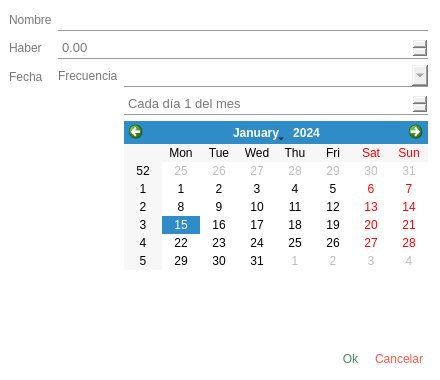
<?xml version="1.0" encoding="UTF-8"?>
<ui version="4.0">
 <class>Dialog</class>
 <widget class="QDialog" name="Dialog">
  <property name="windowModality">
   <enum>Qt::WindowModal</enum>
  </property>
  <property name="geometry">
   <rect>
    <x>0</x>
    <y>0</y>
    <width>440</width>
    <height>380</height>
   </rect>
  </property>
  <property name="minimumSize">
   <size>
    <width>440</width>
    <height>380</height>
   </size>
  </property>
  <property name="maximumSize">
   <size>
    <width>440</width>
    <height>380</height>
   </size>
  </property>
  <property name="windowTitle">
   <string>Gastos</string>
  </property>
  <property name="styleSheet">
   <string notr="true">QMainWindow, QDialog{
                background-color: rgb(255, 255, 255);
                }

                /**** QPushButton (enabled) ****/
                QPushButton
                {
                background-color: rgb(85, 170, 255);
                font: 10pt;
                color: rgb(255, 255, 255);
                padding: 4px 8px;
                border: 2px solid rgb(85, 170, 255);
                border-radius: 8px;
                padding: 5px;
                }

                QPushButton:hover
                {
                background-color: rgb(0, 121, 182);
                border: 2px solid rgb(66, 133, 199);
                }

                QPushButton:pressed
                {
                border:3px solid rgb(66, 133, 199);
                padding: -1px 1px 1px 1px;
                }

                /******* QLabel ***********/
                QLabel{
                color: rgb(120, 120, 120)
                }
                labelHab1:hover{
                color: rgb(120, 0, 0)
                }

                /*******QLineEdit************/
                QTextEdit {
                font: 10pt;
                color: rgb(120, 120, 120);
                border: 1px solid rgb(156, 156, 156);
                border-radius: 0px;
                padding: 2px;
                }
                QLineEdit, QDateEdit, QDoubleSpinBox, QSpinBox{
                font: 10pt;
                color: rgb(120, 120, 120);
                border: 1px solid rgb(156, 156, 156);
                border-radius: 0px;
                padding: 2px;
                border-top: 1px white;
                border-left: 1px white;
                border-right: 1px white;
                }
                /********QComboBox*******/
                QComboBox{
                font: 10pt;
                color: rgb(120, 120, 120);
                border: 1px solid rgb(156, 156, 156);
                padding: 2px;
                selection-background-color: white;
                selection-color: rgb(120, 120, 120);
                border-top: 1px white;
                border-left: 1px white;
                border-right: 1px white;
                }
                QComboBox QAbstractItemView
                {
                background-color: white;
                color:rgb(120, 120, 120);
                padding: 4px;
                border: 1px solid rgb(156, 156, 156);
                border-top: 1px white;
                border-left: 1px white;
                border-right: 1px white;
                }

                QLineEdit:hover, QDateEdit:hover, QDoubleSpinBox:hover, QComboBox:hover
                {
                color: rgb(85, 170, 255);
                border: 1px solid rgb(85, 170, 255);
                border-top: 1px white;
                border-left: 1px white;
                border-right: 1px white;
                }

                QLineEdit:focus, QDateEdit:focus, QDoubleSpinBox:focus, QComboBox:focus
                {
                border-color: rgb(90,200,255);
                border-top: 1px white;
                border-left: 1px white;
                border-right: 1px white;
                }

                QToolTip
                {
                background-color:rgb(85, 170, 255);
                color: white;
                border: 1px solid rgb(85, 170, 255);
                opacity: 50;
                padding: 1px;
                }
                QTabWidget
                {
                background-color: transparent;
                }

                QTabWidget::pane {
                border-top: 1px solid rgb(156, 156, 156);
                border-bottom: 1px solid rgb(156, 156, 156);
                position: absolute;
                top: -0.25em;
                }
                /**** QTabWidget (disabled) ****/
                QTabWidget::pane:disabled
                {
                border-color: rgb(60,60,60);
                }

                QTabWidget::tab-bar {
                alignment: center;
                border: 1px white;
                border-radius: 5px;
                }

                QTreeView
                {
                alternate-background-color: rgb(200,200,200);
                background-color: white;
                border: 1px solid rgb(156, 156, 156);
                font: 10pt;
                color: rgb(120,120,120);
                selection-background-color:rgb(90,200,255);
                selection-color: rgb(156, 156, 156);
                }
                QListView{
                alternate-background-color: rgb(200,200,200);
                background-color: white;
                border: 1px solid rgb(255, 255, 255);
                font: 8pt;
                color: rgb(120,120,120);
                selection-background-color:rgb(90,200,255);
                selection-color: rgb(156, 156, 156);
                }
            </string>
  </property>
  <property name="modal">
   <bool>true</bool>
  </property>
  <widget class="QWidget" name="verticalLayoutWidget">
   <property name="geometry">
    <rect>
     <x>9</x>
     <y>9</y>
     <width>419</width>
     <height>364</height>
    </rect>
   </property>
   <layout class="QVBoxLayout" name="verticalLayout">
    <item>
     <layout class="QFormLayout" name="formLayout">
      <item row="0" column="0">
       <widget class="QLabel" name="nombreLabel">
        <property name="text">
         <string>Nombre</string>
        </property>
       </widget>
      </item>
      <item row="0" column="1">
       <widget class="QLineEdit" name="nombreLineEdit"/>
      </item>
      <item row="1" column="0">
       <widget class="QLabel" name="haberLabel">
        <property name="text">
         <string>Haber</string>
        </property>
       </widget>
      </item>
      <item row="1" column="1">
       <widget class="QDoubleSpinBox" name="haberDoubleSpinBox">
        <property name="maximum">
         <double>10000.000000000000000</double>
        </property>
       </widget>
      </item>
      <item row="2" column="0">
       <widget class="QLabel" name="fechaLabel">
        <property name="text">
         <string>Fecha</string>
        </property>
       </widget>
      </item>
      <item row="2" column="1">
       <layout class="QFormLayout" name="formLayout_2">
        <item row="0" column="0">
         <widget class="QLabel" name="frecuenciaLabel">
          <property name="text">
           <string>Frecuencia</string>
          </property>
         </widget>
        </item>
        <item row="0" column="1">
         <widget class="QComboBox" name="frecuenciaComboBox"/>
        </item>
        <item row="1" column="1">
         <widget class="QSpinBox" name="frecuenciaSpinBox">
          <property name="enabled">
           <bool>true</bool>
          </property>
          <property name="suffix">
           <string> del mes</string>
          </property>
          <property name="prefix">
           <string>Cada día </string>
          </property>
          <property name="minimum">
           <number>1</number>
          </property>
          <property name="maximum">
           <number>28</number>
          </property>
         </widget>
        </item>
        <item row="2" column="1">
         <widget class="QCalendarWidget" name="calendarWidget"/>
        </item>
       </layout>
      </item>
     </layout>
    </item>
    <item>
     <spacer name="verticalSpacer">
      <property name="orientation">
       <enum>Qt::Vertical</enum>
      </property>
      <property name="sizeHint" stdset="0">
       <size>
        <width>20</width>
        <height>17</height>
       </size>
      </property>
     </spacer>
    </item>
    <item>
     <layout class="QHBoxLayout" name="horizontalLayout_3">
      <item>
       <spacer name="horizontalSpacer_2">
        <property name="orientation">
         <enum>Qt::Horizontal</enum>
        </property>
        <property name="sizeHint" stdset="0">
         <size>
          <width>40</width>
          <height>20</height>
         </size>
        </property>
       </spacer>
      </item>
      <item>
       <widget class="QPushButton" name="okPushButton">
        <property name="styleSheet">
         <string notr="true">QPushButton
                {
                background-color: rgb(255, 255, 255);
                font: 9pt;
                color: rgb(67, 136, 101);
                padding: 4px 8px;
                border: 2px solid rgb(255, 255, 255);
                border-radius: 0px;
                padding: 5px;
                border-top: 1px white;
                border-left: 1px white;
                border-right: 1px white;
                }

                QPushButton:hover
                {
                border: 2px solid rgb(67, 136, 101);
                font: 9pt;
                border-top: 1px white;
                border-left: 1px white;
                border-right: 1px white;
                }

                QPushButton:pressed
                {
                font: 9pt;
                border:3px solid rgb(67, 136, 101);
                padding: 5px 5px 5px 5px;
                border-top: 1px white;
                border-left: 1px white;
                border-right: 1px white;
                }
                                    </string>
        </property>
        <property name="text">
         <string>Ok</string>
        </property>
       </widget>
      </item>
      <item>
       <widget class="QPushButton" name="cancelarPushButton">
        <property name="styleSheet">
         <string notr="true">QPushButton
                {
                background-color: rgb(255, 255, 255);
                font: 9pt;
                color: rgb(255, 86, 71);;
                padding: 4px 8px;
                border: 2px solid rgb(255, 255, 255);
                border-radius: 0px;
                padding: 5px;
                border-top: 1px white;
                border-left: 1px white;
                border-right: 1px white;
                }

                QPushButton:hover
                {
                border: 2px solid rgb(255, 86, 71);
                font: 9pt;
                border-top: 1px white;
                border-left: 1px white;
                border-right: 1px white;
                }

                QPushButton:pressed
                {
                font: 9pt;
                border:3px solid rgb(255, 86, 71);
                padding: 5px 5px 5px 5px;
                border-top: 1px white;
                border-left: 1px white;
                border-right: 1px white;
                }</string>
        </property>
        <property name="text">
         <string>Cancelar</string>
        </property>
       </widget>
      </item>
     </layout>
    </item>
   </layout>
  </widget>
 </widget>
 <resources/>
 <connections/>
</ui>
